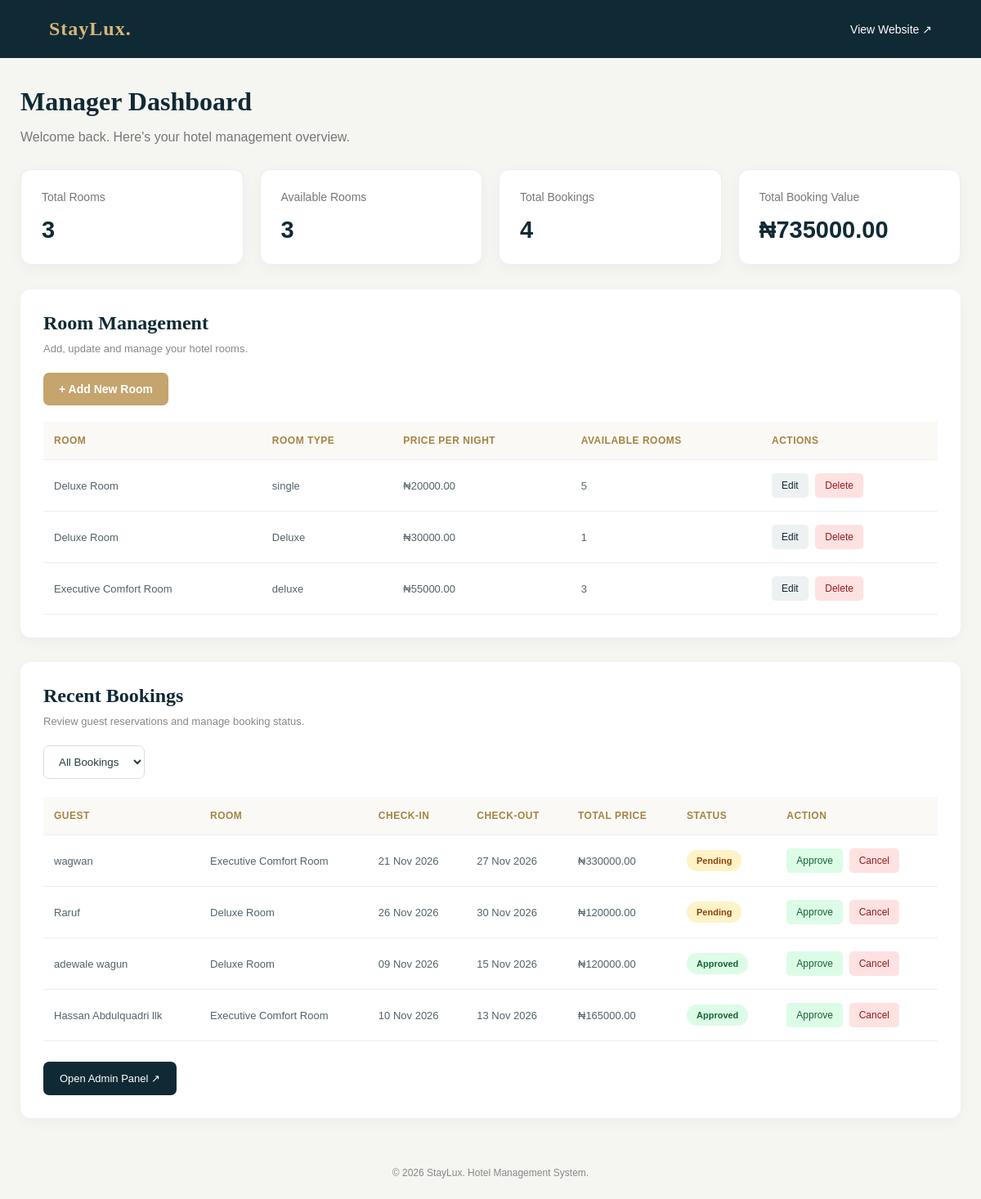
The page /dashboard/ (signed in) on the database its author committed.
### hotels/models.py (models this page shows, shortened)
class Room(models.Model):
    name = models.CharField(max_length=100)
    room_type = models.CharField(max_length=100)
    description = models.TextField()
    price_per_night = models.DecimalField(
        max_digits=10,
        decimal_places=2
    )
    available_rooms = models.PositiveIntegerField(default=1)
    max_guests = models.PositiveBigIntegerField(default=2)
    image = models.ImageField(
        upload_to='rooms/',
        blank=True,
        null=True
    )
    is_available = models.BooleanField(default=True)
    created_at = models.DateTimeField(auto_now_add=True)

class Booking(models.Model):
    room = models.ForeignKey(
        Room,
        on_delete=models.CASCADE,
        related_name='bookings'
    )
    guest_name = models.CharField(max_length=100)
    guest_email = models.EmailField()
    guest_phone = models.CharField(max_length=20)
    check_in = models.DateField()
    check_out = models.DateField()
    number_of_guests = models.PositiveIntegerField(default=1)
    STATUS_CHOICES = [
        ('Pending', 'Pending'),
        ('Approved', 'Approved'),
        ('Cancelled', 'Cancelled'),
    ]
    status = models.CharField(
        max_length=20,
        choices=STATUS_CHOICES,
        default='Pending'
    )
    total_price = models.DecimalField(
        max_digits=12,
        decimal_places=2,
        default=0
    )
    created_at = models.DateTimeField(auto_now_add=True)

### hotels/views.py (the view)
# urls.py: path('dashboard/', views.dashboard, name='dashboard'),
@staff_member_required(login_url='/admin/login/')
def dashboard(request):
    total_rooms = Room.objects.count()
    rooms = Room.objects.all().order_by('-created_at')
    available_rooms = Room.objects.filter(
        is_available=True
    ).count()
    total_bookings = Booking.objects.count()
    total_revenue = Booking.objects.aggregate(
        total=Sum('total_price')
    )['total'] or 0
    status_filter = request.GET.get('status')
    recent_bookings = Booking.objects.all()
    if status_filter in ['Pending', 'Approved', 'Cancelled']:
        recent_bookings = recent_bookings.filter(
            status=status_filter
        )
    recent_bookings = recent_bookings.order_by(
        '-created_at'
    )[:10]
    return render(request, 'hotels/dashboard.html', {
        'total_rooms': total_rooms,
        'available_rooms': available_rooms,
        'total_bookings': total_bookings,
        'total_revenue': total_revenue,
        'recent_bookings': recent_bookings,
        'status_filter': status_filter,
        'rooms': rooms
    })

### hotels/context_processors.py (called while the page is built)
def hotel_contact(request):
    return {
        'hotel_name': settings.HOTEL_NAME,
        'hotel_phone': settings.HOTEL_PHONE,
        'hotel_whatsapp': settings.HOTEL_WHATSAPP,
        'hotel_email': settings.HOTEL_EMAIL,
        'hotel_address': settings.HOTEL_ADDRESS,
    }

### hotels/templates/hotels/dashboard.html (shortened to what this page needs)
<!DOCTYPE html>
<html lang="en">
<head>
</head>
<body>
<header>
    <h2>StayLux.</h2>
    <a href="{% url 'home' %}">View Website ↗</a>
</header>
<div class="container">
    <div class="welcome">
        <h1>Manager Dashboard</h1>
        <p>Welcome back. Here's your hotel management overview.</p>
    </div>
    <div class="stats">
        <div class="card">
            <p>Total Rooms</p>
            <h2>{{ total_rooms }}</h2>
        </div>
        <div class="card">
            <p>Available Rooms</p>
            <h2>{{ available_rooms }}</h2>
        </div>
        <div class="card">
            <p>Total Bookings</p>
            <h2>{{ total_bookings }}</h2>
        </div>
        <div class="card">
            <p>Total Booking Value</p>
            <h2>₦{{ total_revenue|floatformat:2 }}</h2>
        </div>
    </div>
    <div class="section">
        <h2>Room Management</h2>
        <p class="section-intro">
            Add, update and manage your hotel rooms.
        </p>
        <a href="{% url 'add_room' %}" class="add-button">
            + Add New Room
        </a>
        <table>
            <thead>
                <tr>
                    <th>Room</th>
                    <th>Room Type</th>
                    <th>Price per Night</th>
                    <th>Available Rooms</th>
                    <th>Actions</th>
                </tr>
            </thead>
            <tbody>
                {% for room in rooms %}
                <tr>
                    <td>{{ room.name }}</td>
                    <td>{{ room.room_type }}</td>
                    <td>₦{{ room.price_per_night }}</td>
                    <td>{{ room.available_rooms }}</td>
                    <td>
                        <a href="{% url 'edit_room' room.id %}"
                           class="edit-button">Edit</a>
                        <form method="POST"
                              action="{% url 'delete_room' room.id %}"
                              style="display:inline;">
                            <button type="submit"
                                    class="delete-button"
                                    onclick="return confirm('Are you sure you want to delete this room?');">
                                Delete
                            </button>
                        </form>
                    </td>
                </tr>
                {% empty %}
                <tr>
                    <td colspan="5" class="empty">
                        No rooms have been added yet.
                    </td>
                </tr>
                {% endfor %}
            </tbody>
        </table>
    </div>
    <div class="section">
        <h2>Recent Bookings</h2>
        <p class="section-intro">
            Review guest reservations and manage booking status.
        </p>
        <form method="GET"
              action="{% url 'dashboard' %}"
              class="filter-form">
            <select name="status" onchange="this.form.submit()">
                <option value="">All Bookings</option>
            </select>
        </form>
        <table>
            <thead>
                <tr>
                    <th>Guest</th>
                    <th>Room</th>
                    <th>Check-in</th>
                    <th>Check-out</th>
                    <th>Total Price</th>
                    <th>Status</th>
                    <th>Action</th>
                </tr>
            </thead>
            <tbody>
                {% for booking in recent_bookings %}
                <tr>
                    <td>{{ booking.guest_name }}</td>
                    <td>{{ booking.room.name }}</td>
                    <td>{{ booking.check_in|date:"d M Y" }}</td>
                    <td>{{ booking.check_out|date:"d M Y" }}</td>
                    <td>₦{{ booking.total_price|floatformat:2 }}</td>
                    <td>
                        <span class="status {{ booking.status|lower }}">
                            {{ booking.status }}
                        </span>
                    </td>
                    <td>
                        <form method="POST"
                              action="{% url 'update_booking_status' booking.id %}">
                            <button type="submit"
                                    name="status"
                                    value="Approved"
                                    class="approve-button">
                                Approve
                            </button>
                            <button type="submit"
                                    name="status"
                                    value="Cancelled"
                                    class="cancel-button">
                                Cancel
                            </button>
                        </form>
                    </td>
                </tr>
                {% empty %}
                <tr>
                    <td colspan="7" class="empty">
                        No bookings yet.
                    </td>
                </tr>
                {% endfor %}
            </tbody>
        </table>
        <a href="/admin/" class="admin-link">
            Open Admin Panel ↗
        </a>
    </div>
</div>
<footer>
    © 2026 StayLux. Hotel Management System.
</footer>
</body>
</html>

### hotels/templates/hotels/dashboard.html (style rules this page uses)
* { box-sizing: border-box; }
body { margin: 0; font-family: Arial, sans-serif; background: #f5f5f2; color: #263b43; }
header { background: #102a35; color: white; padding: 22px 5%; display: flex; justify-content: space-between; align-items: center; }
header h2 { margin: 0; color: #d7b77a; font-family: Georgia, serif; letter-spacing: 1px; }
header a { color: white; text-decoration: none; font-size: 14px; }
.container { max-width: 1350px; margin: 35px auto; padding: 0 25px; }
.welcome { margin-bottom: 30px; }
.welcome h1 { color: #102a35; font-family: Georgia, serif; font-size: 32px; margin-bottom: 8px; }
.welcome p { color: #777; }
.stats { display: grid; grid-template-columns: repeat(4, 1fr); gap: 20px; }
.card { background: white; padding: 25px; border-radius: 13px; border: 1px solid #eee; box-shadow: 0 5px 18px rgba(0,0,0,0.035); }
.card p { color: #777; margin: 0 0 16px; font-size: 14px; }
.card h2 { margin: 0; color: #102a35; font-size: 29px; }
.section { background: white; padding: 28px; border-radius: 13px; margin-top: 30px; box-shadow: 0 5px 18px rgba(0,0,0,0.035); overflow-x: auto; }
.section h2 { color: #102a35; font-family: Georgia, serif; margin-top: 0; margin-bottom: 22px; }
.section-intro { color: #888; font-size: 13px; margin-top: -12px; margin-bottom: 22px; }
.add-button { display: inline-block; background: #c5a46d; color: white; padding: 12px 19px; border-radius: 7px; text-decoration: none; font-size: 14px; font-weight: bold; margin-bottom: 20px; }
table { width: 100%; border-collapse: collapse; min-width: 700px; }
th, td { padding: 16px 13px; text-align: left; border-bottom: 1px solid #eee; font-size: 13px; }
th { color: #a78343; background: #faf9f6; font-size: 12px; text-transform: uppercase; letter-spacing: .5px; }
td { color: #52636a; }
.status { display: inline-block; padding: 7px 12px; border-radius: 20px; font-size: 11px; font-weight: bold; }
.status.approved { background: #dcfce7; color: #166534; }
.status.pending { background: #fef3c7; color: #92400e; }
.edit-button { display: inline-block; color: #102a35; background: #edf1f1; padding: 8px 12px; border-radius: 5px; text-decoration: none; font-size: 12px; margin-right: 5px; }
.delete-button, .cancel-button { background: #fee2e2; color: #991b1b; border: none; padding: 8px 12px; border-radius: 5px; cursor: pointer; font-size: 12px; }
.approve-button { background: #dcfce7; color: #166534; border: none; padding: 8px 12px; border-radius: 5px; cursor: pointer; font-size: 12px; margin-right: 4px; }
.filter-form { margin-bottom: 22px; }
.filter-form select { padding: 11px 14px; border: 1px solid #ddd; border-radius: 7px; background: white; color: #263b43; outline: none; }
.admin-link { display: inline-block; margin-top: 25px; padding: 13px 20px; background: #102a35; color: white; text-decoration: none; border-radius: 7px; font-size: 13px; }
footer { text-align: center; padding: 25px; color: #888; font-size: 12px; }

### rows shown on the page
Room: name "Deluxe Room", room_type "single", price_per_night "20000.00", available_rooms "5"
Room: name "Deluxe Room", room_type "Deluxe", price_per_night "30000.00", available_rooms "1"
Room: name "Executive Comfort Room", room_type "deluxe", price_per_night "55000.00", available_rooms "3"
Booking: guest_name "wagwan", room.name "Executive Comfort Room", check_in "21 Nov 2026", check_out "27 Nov 2026", total_price "330000.00", status "Pending"
Booking: guest_name "Raruf", room.name "Deluxe Room", check_in "26 Nov 2026", check_out "30 Nov 2026", total_price "120000.00", status "Pending"
Booking: guest_name "adewale wagun", room.name "Deluxe Room", check_in "09 Nov 2026", check_out "15 Nov 2026", total_price "120000.00", status "Approved"
Booking: guest_name "Hassan Abdulquadri llk", room.name "Executive Comfort Room", check_in "10 Nov 2026", check_out "13 Nov 2026", total_price "165000.00", status "Approved"

### other values the page prints
{{ total_rooms }} "3"
{{ available_rooms }} "3"
{{ total_bookings }} "4"
{{ total_revenue|floatformat:2 }} "735000.00"
